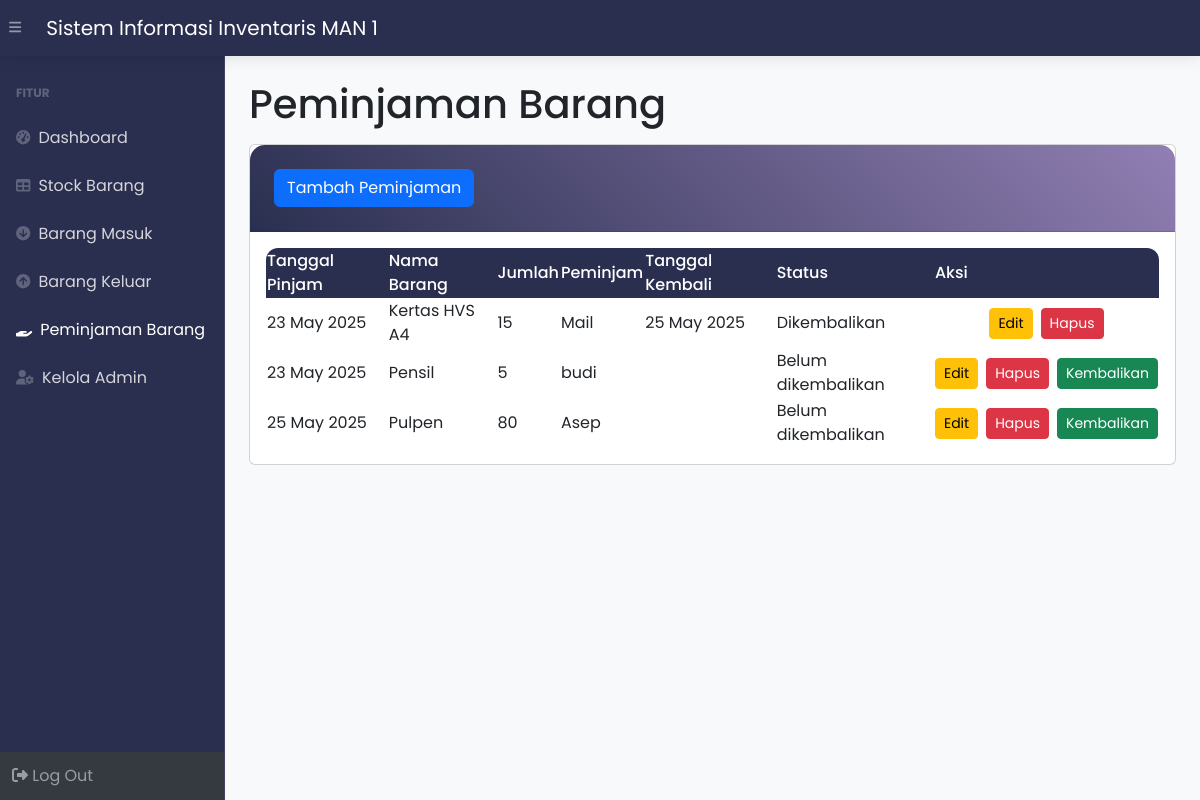
The page /peminjaman.php (signed in) on the database its author committed.
### tables this page shows
CREATE TABLE `peminjaman` (
  `idpeminjaman` int(11) NOT NULL,
  `idbarang` int(11) NOT NULL,
  `tanggalpinjam` timestamp NOT NULL DEFAULT current_timestamp(),
  `qty` int(11) NOT NULL,
  `peminjam` varchar(25) NOT NULL,
  `tanggalpengembalian` timestamp NOT NULL DEFAULT current_timestamp(),
  `status` varchar(25) NOT NULL DEFAULT 'Dipinjam'
);

CREATE TABLE `stock` (
  `idbarang` int(11) NOT NULL,
  `namabarang` varchar(25) NOT NULL,
  `kategori` varchar(100) NOT NULL,
  `stock` int(11) NOT NULL
);

### peminjaman.php (the view, shortened to what this page needs)
<?php
require 'function.php';
?>
<!DOCTYPE html>
<html lang="en">
<head>
    <link href="https://cdn.jsdelivr.net/npm/simple-datatables@7.1.2/dist/style.min.css" rel="stylesheet" />
    <link href="css/styles.css" rel="stylesheet" />
</head>
<body class="sb-nav-fixed">
    <nav class="sb-topnav navbar navbar-expand navbar-dark bg-dark">
        <button class="btn btn-link btn-sm order-1 order-lg-0 me-4 me-lg-0" id="sidebarToggle" href="#!"><i class="fas fa-bars"></i></button>
        <a class="navbar-brand ps-3" href="index.php">Sistem Informasi Inventaris MAN 1</a>
    </nav>
    <div id="layoutSidenav">
        <div id="layoutSidenav_nav">
            <nav class="sb-sidenav accordion sb-sidenav-dark d-flex flex-column" id="sidenavAccordion">
                <div class="sb-sidenav-menu flex-grow-1">
                    <div class="nav">
                        <div class="sb-sidenav-menu-heading">FITUR</div>
                        <a class="nav-link" href="index.php">
                            <div class="sb-nav-link-icon"><i class="fas fa-tachometer-alt"></i></div>
                            Dashboard
                        </a>
                        <a class="nav-link" href="stock.php">
                            <div class="sb-nav-link-icon"><i class="fas fa-table"></i></div>
                            Stock Barang
                        </a>
                        <a class="nav-link" href="masuk.php">
                            <div class="sb-nav-link-icon"><i class="fas fa-arrow-circle-down"></i></div>
                            Barang Masuk
                        </a>
                        <a class="nav-link" href="keluar.php">
                            <div class="sb-nav-link-icon"><i class="fas fa-arrow-circle-up"></i></div>
                            Barang Keluar
                        </a>
                        <a class="nav-link active" href="peminjaman.php">
                            <div class="sb-nav-link-icon"><i class="fas fa-hand-holding"></i></div>
                            Peminjaman Barang
                        </a>
                        <a class="nav-link" href="admin.php">
                            <div class="sb-nav-link-icon"><i class="fas fa-user-cog"></i></div>
                            Kelola Admin
                        </a>
                    </div>
                </div>
                <div class="sb-sidenav-footer">
                    <a class="nav-link" href="logout.php">
                        <i class="fas fa-sign-out-alt"></i> Log Out
                    </a>
                </div>
            </nav>
        </div>
        <div id="layoutSidenav_content">
            <main>
                <div class="container-fluid px-4">
                    <h1 class="mt-4 pb-2">Peminjaman Barang</h1>
                    <div class="card mb-4">
                        <div class="card-header">
                            <button type="button" class="btn btn-primary" data-bs-toggle="modal" data-bs-target="#myModal">
                                Tambah Peminjaman
                            </button>
                        </div>
                        <div class="card-body">
                            <table id="datatablesSimple">
                                <thead>
                                    <tr>
                                        <th>Tanggal Pinjam</th>
                                        <th>Nama Barang</th>
                                        <th>Jumlah</th>
                                        <th>Peminjam</th>
                                        <th>Tanggal Kembali</th>
                                        <th>Status</th>
                                        <th>Aksi</th>
                                    </tr>
                                </thead>
                                <tbody>
                                    <?php
                                    $ambildata = mysqli_query(
                                        $conn,
                                        "SELECT p.*, s.namabarang
                                        FROM peminjaman p
                                        JOIN stock s ON p.idbarang = s.idbarang"
                                    );
                                    while ($data = mysqli_fetch_array($ambildata)) {
                                        $idpeminjaman = $data['idpeminjaman'];
                                        $tanggal = $data['tanggalpinjam'];
                                        $namabarang = $data['namabarang'];
                                        $qty = $data['qty'];
                                        $peminjam = $data['peminjam'];
                                        $tanggal_kembali = $data['tanggalpengembalian'];
                                        $status = $data['status'];
                                    ?>
                                        <tr>
                                            <td><?= date('d M Y', strtotime($tanggal)) ?></td>
                                            <td><?= $namabarang ?></td>
                                            <td><?= $qty ?></td>
                                            <td><?= $peminjam ?></td>
                                            <td>
    <?= ($status == 'Dikembalikan' && !empty($tanggal_kembali)) ? date('d M Y', strtotime($tanggal_kembali)) : '' ?>
</td>
<td>
    <?= ($status == 'Dikembalikan') ? 'Dikembalikan' : 'Belum dikembalikan' ?>
</td>
                                            <td>
                                                <div class="d-flex justify-content-center gap-2">
                                                    <button class="btn btn-warning btn-sm" data-bs-toggle="modal" data-bs-target="#edit<?= $idpeminjaman ?>">Edit</button>
                                                    <button class="btn btn-danger btn-sm" data-bs-toggle="modal" data-bs-target="#delete<?= $idpeminjaman ?>">Hapus</button>
                                                    <?php if ($status == 'Dipinjam') { ?>
    <form method="post" style="display:inline;">
        <button type="submit" name="kembalikan" class="btn btn-success btn-sm">Kembalikan</button>
    </form>
<?php } ?>
                                                </div>
                                            </td>
                                        </tr>
                                    <?php } ?>
                                </tbody>
                            </table>
                        </div>
                    </div>
                </div>
            </main>
        </div>
    </div>
</body>
</html>

### peminjaman.php (style rules this page uses)
:root { --primary: #2A2F4F; --secondary: #917FB3; --accent: #E5BEEC; --light: #FDE2F3; }
body { background: #f8f9fa; font-family: 'Poppins', sans-serif; }
.sb-topnav { background: var(--primary) !important; box-shadow: 0 2px 15px rgba(0, 0, 0, 0.1); }
.sb-sidenav-dark { background: var(--primary); border-right: 1px solid rgba(255, 255, 255, 0.1); }
.sb-sidenav-dark .sb-sidenav-menu .nav-link { color: rgba(255, 255, 255, 0.8); transition: all 0.3s ease; }
.container-fluid, .container { background: transparent !important; }
.card-header { background: linear-gradient(45deg, var(--primary), var(--secondary)); color: white; border-radius: 15px 15px 0 0 !important; padding: 1.5rem; }
#datatablesSimple { border-radius: 12px; overflow: hidden; }
#datatablesSimple th { background: var(--primary); color: white !important; font-weight: 500; }
#datatablesSimple td { vertical-align: middle; }

### rows shown on the page
peminjaman: tanggalpinjam "23 May 2025", idbarang.namabarang "Kertas HVS A4", qty "15", peminjam "Mail", tanggalpengembalian "25 May 2025", status "Dikembalikan"
peminjaman: tanggalpinjam "23 May 2025", idbarang.namabarang "Pensil", qty "5", peminjam "budi", status "Belum dikembalikan"
peminjaman: tanggalpinjam "25 May 2025", idbarang.namabarang "Pulpen", qty "80", peminjam "Asep", status "Belum dikembalikan"
